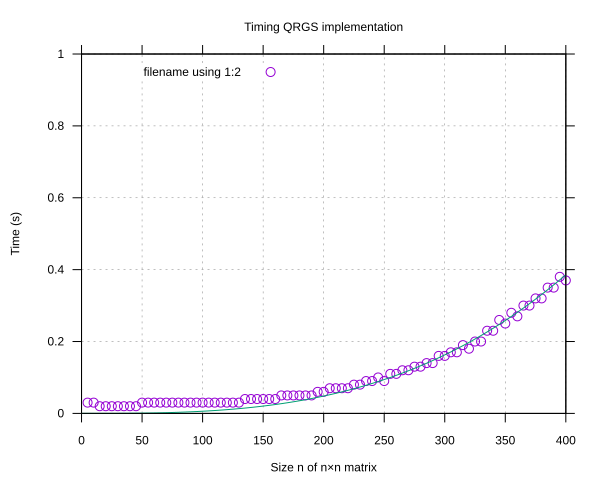

Here is the gnuplot script that generated this plot:
set terminal svg background "white"
set fit quiet
set macro
set out "time.svg"
set key left
set xlabel "Size n of n×n matrix"
set ylabel "Time (s)"
set yrange [0:1]
set title "Timing QRGS implementation"
set tics out 
set grid 
#set multiplot

O(x) = a*x**3
a = 1

print datafiles

# plot[0:400] sin(x) with line linecolor rgb"#ffffff" notitle

do for [filename in datafiles]  {
	fit O(x) filename using 1:2 via a
	plot[0:400] \
		filename using 1:2 with points pointtype 6,\
		O(x) notitle;\
}
